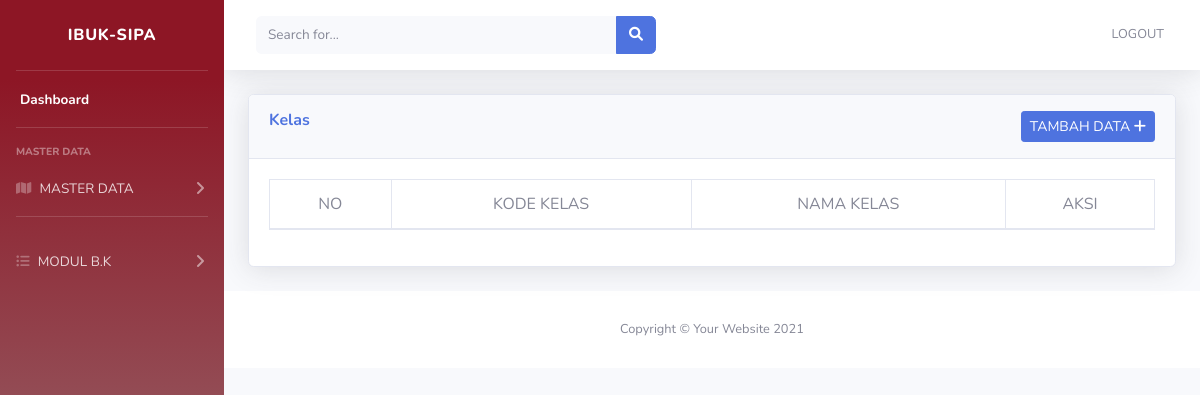
Page /index.php/kelas on the earlier database version.
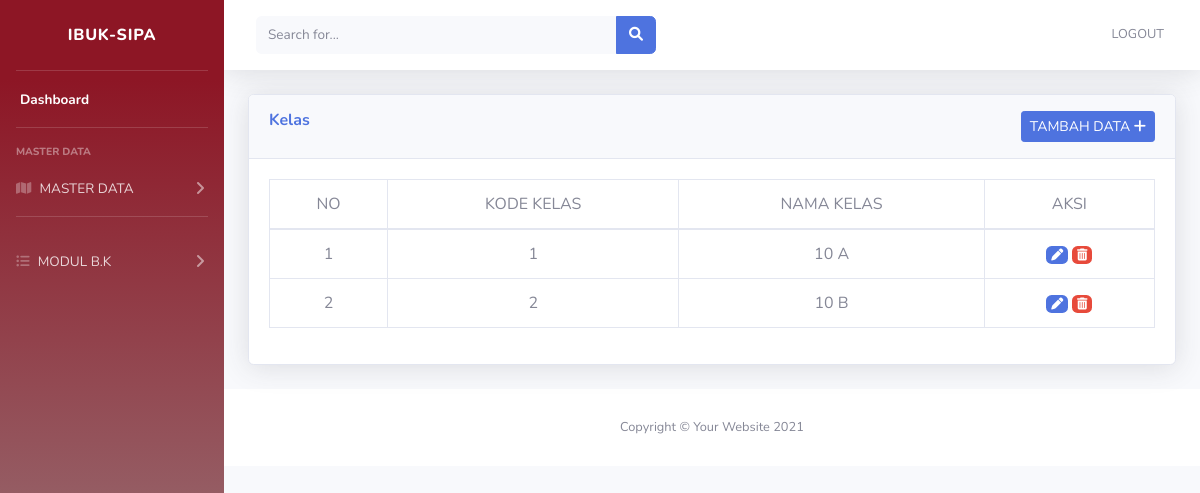
Same page on the later database version.
### tables this page shows
CREATE TABLE IF NOT EXISTS `tbl_kelas` (
  `id` int(11) NOT NULL AUTO_INCREMENT,
  `kode_kelas` int(50) NOT NULL,
  `nm_kelas` varchar(100) NOT NULL,
  PRIMARY KEY (`id`)
);

### application/controllers/kelas.php (called while the page is built, shortened)
<?php
class Kelas extends CI_Controller {
  public function index()
  {
    $data['tbl_kelas'] = $this->modelkelas->SemuaData();
    $this->load->view('tamplate/header');
    $this->load->view('tamplate/sidebar');
    $this->load->view('tamplate/topbar');
    $this->load->view('kelas', $data);
    $this->load->view('tamplate/footer');
  }
}
?>

### index.php (called while the page is built, shortened)
<?php
require_once BASEPATH.'core/CodeIgniter.php';

### application/models/Modelkelas.php (called while the page is built, shortened)
<?php
class modelkelas extends CI_Model
{
	public function SemuaData()
	{
		return $this->db->get('tbl_kelas')->result_array();
	}
}

### application/views/kelas.php (the view)
                <div class="container-fluid">
                    <div class="card shadow mb-4">
                        <div class="card-header py-3">
                            <h6 class="m-0 font-weight-bold text-primary">Kelas
                            <a href="<?php echo base_url('kelas/tambah_data'); ?>"
                            class="btn btn-primary btn-sm float-right">TAMBAH DATA <i class="fa fa-plus"></i></a>
                        </div>
                        <div class="card-body">
                        <div class="table-responsive">
                        <table class="table table-bordered text-center" id="dataTable" width="100%" cellspacing="0">
    <thead>
      <tr>
      <td>NO</td>
      <td>KODE KELAS</td>
      <td>NAMA KELAS</td>
      <td>AKSI</td>
      </tr>
      </thead>
  <tbody>
    <?php
    $no=1;
    foreach ($tbl_kelas as $kelas) : ?>
    <tr>
      <td><?php echo $no++; ?></td>
      <td><?php echo $kelas['kode_kelas']; ?></td>
      <td><?php echo $kelas['nm_kelas']; ?></td>
    <td>
      <a href="<?php echo base_url() ?>kelas/edit_data/<?php echo $kelas['id']; ?>" class="badge badge-primary"><i class="fa-solid fa-pen"></i></a>
      <a href="<?php echo base_url() ?>kelas/hapus_data/<?php echo $kelas['id']; ?>" class="badge badge-danger"><i class="fa-solid fa-trash-can"></i></a></td>
    </tr>
    <?php endforeach ?>
</tbody>
</table>
</div>
</div>
</div>
</div>

Differences in the rows shown:
added tbl_kelas: kode_kelas "1", nm_kelas "10 A"
added tbl_kelas: kode_kelas "2", nm_kelas "10 B"
